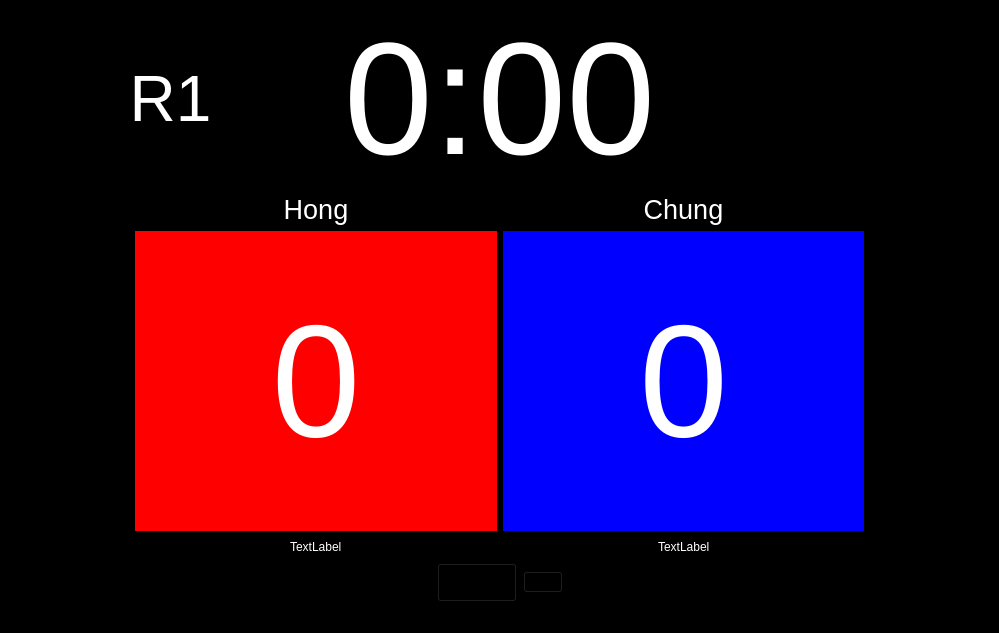
<?xml version="1.0" encoding="UTF-8"?>
<ui version="4.0">
 <class>MainWindow</class>
 <widget class="QMainWindow" name="MainWindow">
  <property name="geometry">
   <rect>
    <x>0</x>
    <y>0</y>
    <width>999</width>
    <height>633</height>
   </rect>
  </property>
  <property name="font">
   <font>
    <family>Arial</family>
    <weight>75</weight>
    <bold>true</bold>
   </font>
  </property>
  <property name="windowTitle">
   <string>MainWindow</string>
  </property>
  <property name="styleSheet">
   <string notr="true">background-color: rgb(0, 0, 0);
color: rgb(255, 255, 255);</string>
  </property>
  <widget class="QWidget" name="centralwidget">
   <layout class="QVBoxLayout" name="verticalLayout">
    <item>
     <layout class="QHBoxLayout" name="horizontalLayout">
      <item>
       <widget class="QLabel" name="round">
        <property name="font">
         <font>
          <family>Arial</family>
          <pointsize>48</pointsize>
          <weight>50</weight>
          <italic>false</italic>
          <bold>false</bold>
         </font>
        </property>
        <property name="text">
         <string>R1</string>
        </property>
        <property name="alignment">
         <set>Qt::AlignCenter</set>
        </property>
       </widget>
      </item>
      <item>
       <widget class="QLabel" name="clock">
        <property name="font">
         <font>
          <family>Arial</family>
          <pointsize>120</pointsize>
          <weight>50</weight>
          <bold>false</bold>
         </font>
        </property>
        <property name="text">
         <string>0:00</string>
        </property>
        <property name="alignment">
         <set>Qt::AlignCenter</set>
        </property>
       </widget>
      </item>
      <item>
       <widget class="QLabel" name="label">
        <property name="font">
         <font>
          <pointsize>11</pointsize>
         </font>
        </property>
       </widget>
      </item>
     </layout>
    </item>
    <item>
     <layout class="QGridLayout" name="gridLayout">
      <item row="1" column="1">
       <widget class="QLabel" name="hong_score">
        <property name="sizePolicy">
         <sizepolicy hsizetype="Preferred" vsizetype="Expanding">
          <horstretch>3</horstretch>
          <verstretch>0</verstretch>
         </sizepolicy>
        </property>
        <property name="font">
         <font>
          <pointsize>120</pointsize>
         </font>
        </property>
        <property name="styleSheet">
         <string notr="true">background-color: rgb(255, 0, 0);</string>
        </property>
        <property name="text">
         <string>0</string>
        </property>
        <property name="alignment">
         <set>Qt::AlignCenter</set>
        </property>
       </widget>
      </item>
      <item row="0" column="2">
       <widget class="QLabel" name="chung_name">
        <property name="font">
         <font>
          <family>Arial</family>
          <pointsize>20</pointsize>
         </font>
        </property>
        <property name="text">
         <string>Chung</string>
        </property>
        <property name="alignment">
         <set>Qt::AlignCenter</set>
        </property>
       </widget>
      </item>
      <item row="1" column="2">
       <widget class="QLabel" name="chung_score">
        <property name="sizePolicy">
         <sizepolicy hsizetype="Preferred" vsizetype="Expanding">
          <horstretch>3</horstretch>
          <verstretch>0</verstretch>
         </sizepolicy>
        </property>
        <property name="font">
         <font>
          <pointsize>120</pointsize>
         </font>
        </property>
        <property name="styleSheet">
         <string notr="true">background-color: rgb(0, 0, 255);</string>
        </property>
        <property name="text">
         <string>0</string>
        </property>
        <property name="alignment">
         <set>Qt::AlignCenter</set>
        </property>
       </widget>
      </item>
      <item row="0" column="0">
       <widget class="QLabel" name="hong_flag">
        <property name="text">
         <string/>
        </property>
       </widget>
      </item>
      <item row="0" column="1">
       <widget class="QLabel" name="hong_name">
        <property name="font">
         <font>
          <family>Arial</family>
          <pointsize>20</pointsize>
         </font>
        </property>
        <property name="text">
         <string>Hong</string>
        </property>
        <property name="alignment">
         <set>Qt::AlignCenter</set>
        </property>
       </widget>
      </item>
      <item row="1" column="3">
       <widget class="QLabel" name="chung_penalty">
        <property name="sizePolicy">
         <sizepolicy hsizetype="Preferred" vsizetype="Expanding">
          <horstretch>1</horstretch>
          <verstretch>0</verstretch>
         </sizepolicy>
        </property>
        <property name="text">
         <string/>
        </property>
       </widget>
      </item>
      <item row="0" column="3">
       <widget class="QLabel" name="chung_flag">
        <property name="text">
         <string/>
        </property>
       </widget>
      </item>
      <item row="1" column="0">
       <widget class="QLabel" name="hong_penalty">
        <property name="sizePolicy">
         <sizepolicy hsizetype="Preferred" vsizetype="Expanding">
          <horstretch>1</horstretch>
          <verstretch>0</verstretch>
         </sizepolicy>
        </property>
        <property name="text">
         <string/>
        </property>
       </widget>
      </item>
      <item row="2" column="1">
       <layout class="QHBoxLayout" name="horizontalLayout_2">
        <item>
         <spacer name="horizontalSpacer_3">
          <property name="orientation">
           <enum>Qt::Horizontal</enum>
          </property>
          <property name="sizeHint" stdset="0">
           <size>
            <width>40</width>
            <height>20</height>
           </size>
          </property>
         </spacer>
        </item>
        <item>
         <widget class="QLabel" name="label_2">
          <property name="text">
           <string>TextLabel</string>
          </property>
         </widget>
        </item>
        <item>
         <spacer name="horizontalSpacer_4">
          <property name="orientation">
           <enum>Qt::Horizontal</enum>
          </property>
          <property name="sizeHint" stdset="0">
           <size>
            <width>40</width>
            <height>20</height>
           </size>
          </property>
         </spacer>
        </item>
       </layout>
      </item>
      <item row="2" column="2">
       <layout class="QHBoxLayout" name="horizontalLayout_4">
        <item>
         <spacer name="horizontalSpacer_6">
          <property name="orientation">
           <enum>Qt::Horizontal</enum>
          </property>
          <property name="sizeHint" stdset="0">
           <size>
            <width>40</width>
            <height>20</height>
           </size>
          </property>
         </spacer>
        </item>
        <item>
         <widget class="QLabel" name="label_3">
          <property name="text">
           <string>TextLabel</string>
          </property>
         </widget>
        </item>
        <item>
         <spacer name="horizontalSpacer_5">
          <property name="orientation">
           <enum>Qt::Horizontal</enum>
          </property>
          <property name="sizeHint" stdset="0">
           <size>
            <width>40</width>
            <height>20</height>
           </size>
          </property>
         </spacer>
        </item>
       </layout>
      </item>
     </layout>
    </item>
    <item>
     <layout class="QHBoxLayout" name="horizontalLayout_3">
      <item>
       <spacer name="horizontalSpacer">
        <property name="orientation">
         <enum>Qt::Horizontal</enum>
        </property>
        <property name="sizeHint" stdset="0">
         <size>
          <width>40</width>
          <height>20</height>
         </size>
        </property>
       </spacer>
      </item>
      <item>
       <widget class="QPushButton" name="playButton">
        <property name="font">
         <font>
          <family>Arial</family>
          <pointsize>20</pointsize>
         </font>
        </property>
        <property name="styleSheet">
         <string notr="true">color: rgb(138, 226, 52);</string>
        </property>
        <property name="text">
         <string/>
        </property>
        <property name="icon">
         <iconset resource="tkdscore.qrc">
          <normaloff>:/play-fill.png</normaloff>:/play-fill.png</iconset>
        </property>
        <property name="iconSize">
         <size>
          <width>72</width>
          <height>72</height>
         </size>
        </property>
       </widget>
      </item>
      <item>
       <widget class="QPushButton" name="pauseButton">
        <property name="text">
         <string/>
        </property>
        <property name="icon">
         <iconset resource="tkdscore.qrc">
          <normaloff>:/pause-fill.png</normaloff>:/pause-fill.png</iconset>
        </property>
        <property name="iconSize">
         <size>
          <width>72</width>
          <height>72</height>
         </size>
        </property>
       </widget>
      </item>
      <item>
       <spacer name="horizontalSpacer_2">
        <property name="orientation">
         <enum>Qt::Horizontal</enum>
        </property>
        <property name="sizeHint" stdset="0">
         <size>
          <width>40</width>
          <height>20</height>
         </size>
        </property>
       </spacer>
      </item>
     </layout>
    </item>
   </layout>
  </widget>
  <widget class="QMenuBar" name="menubar">
   <property name="geometry">
    <rect>
     <x>0</x>
     <y>0</y>
     <width>999</width>
     <height>22</height>
    </rect>
   </property>
  </widget>
  <widget class="QStatusBar" name="statusbar"/>
 </widget>
 <resources>
  <include location="tkdscore.qrc"/>
 </resources>
 <connections/>
</ui>
